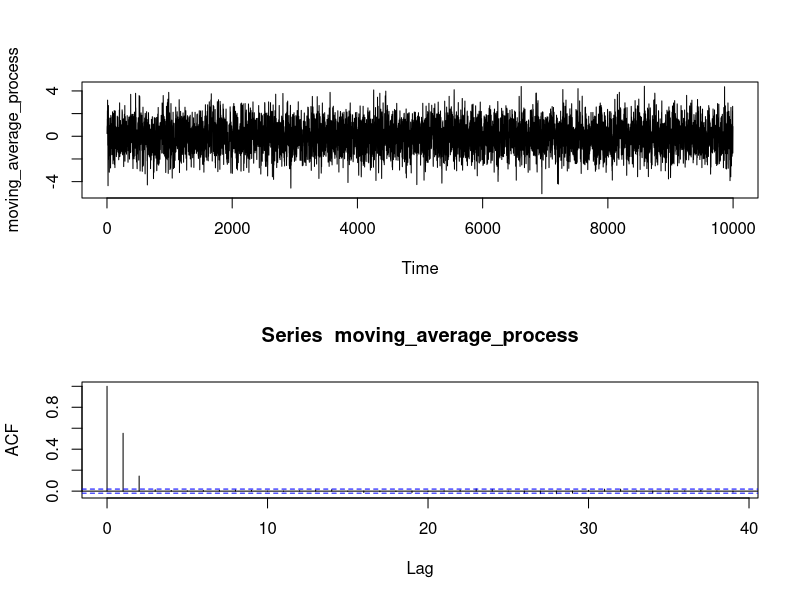
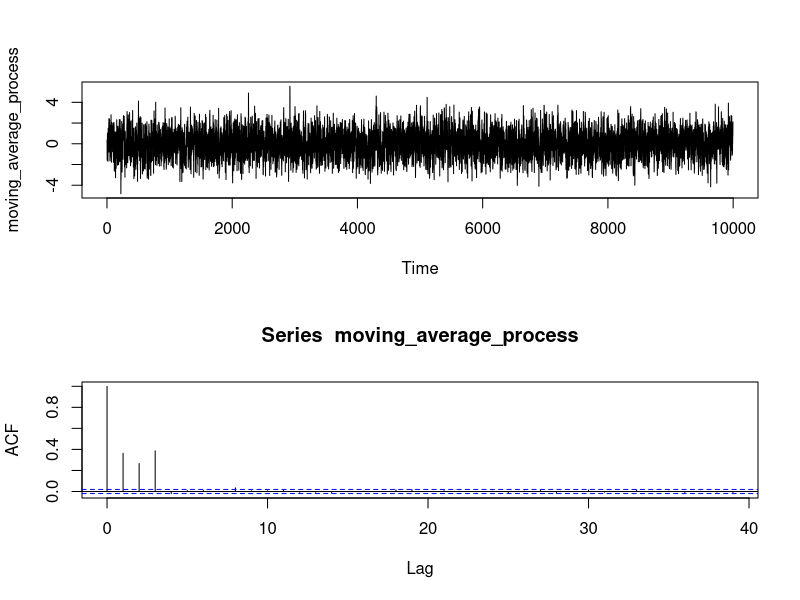
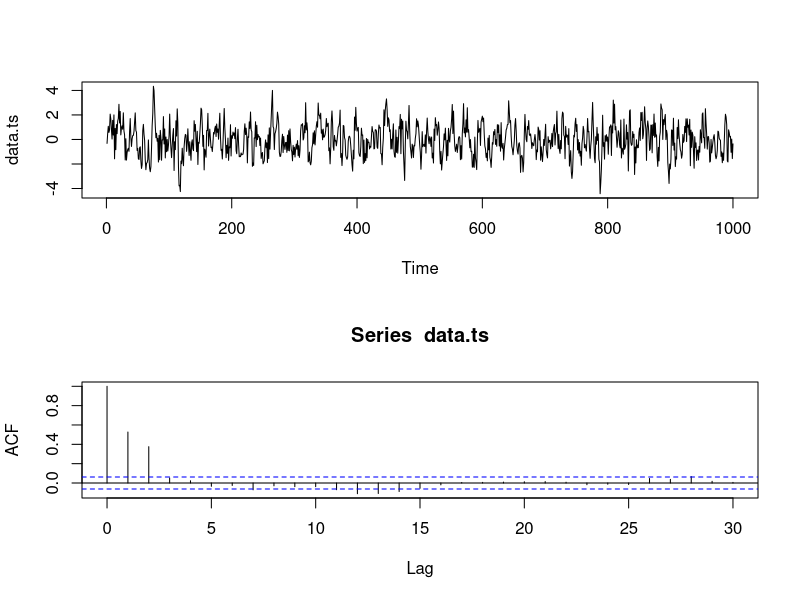

Generate these figures, in order, with R:
#simulate MA(2) process, beta_1 = 0.7, beta_2 = 0.2
set.seed(42)
n = 10000
# Generate noise
noise = rnorm(n)
ma_2 = NULL
#start from k+1  
for (i in 3:10000){
  ma_2[i]=noise[i]+0.7*noise[i-1]+0.2*noise[i-2]
}
moving_average_process=ts(ma_2[3:10000])
#2rows, 1col
par(mfrow=c(2,1)) 
plot(moving_average_process)
acf(moving_average_process)

#simulate MA(3) process given beta_1, beta_2, beta_3 (beta_0 = 1)
k=3
n = 10000
# Generate noise
noise = rnorm(n)
ma_3 = NULL
weights= c(0.6,0.2,0.4,1)
#start from k+1  
for (i in 1:(n-k)){
  ma_3[(i+k)]=as.numeric(t(matrix(weights))%*%(matrix(noise[i:(i+k)])))
}
moving_average_process=ts(ma_3[(k+1):n])
#2rows, 1col
par(mfrow=c(2,1)) 
plot(moving_average_process)
acf(moving_average_process)

#Simulate MA(2)
par(mfrow=c(2,1))
data.ts=arima.sim(n=1000, model=list(ma=c(0.5,0.5)))
plot(data.ts)
acf(data.ts)